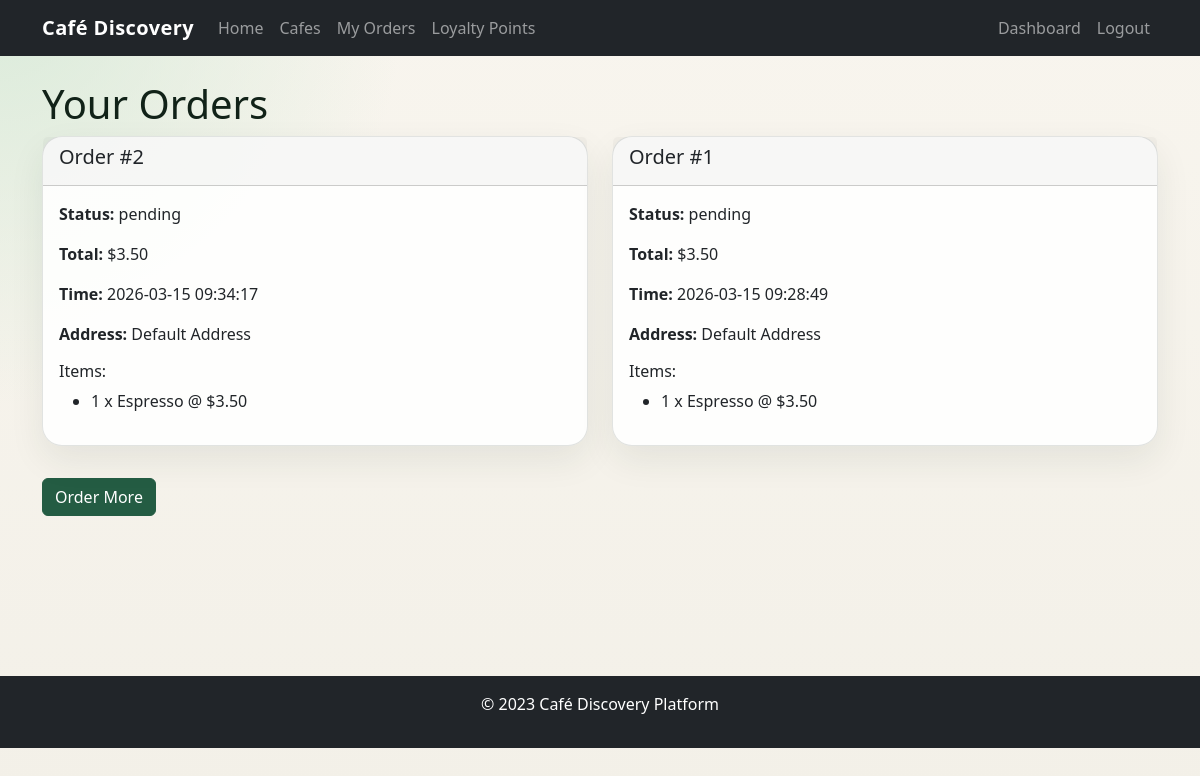
The page /orders on the database as committed earlier.
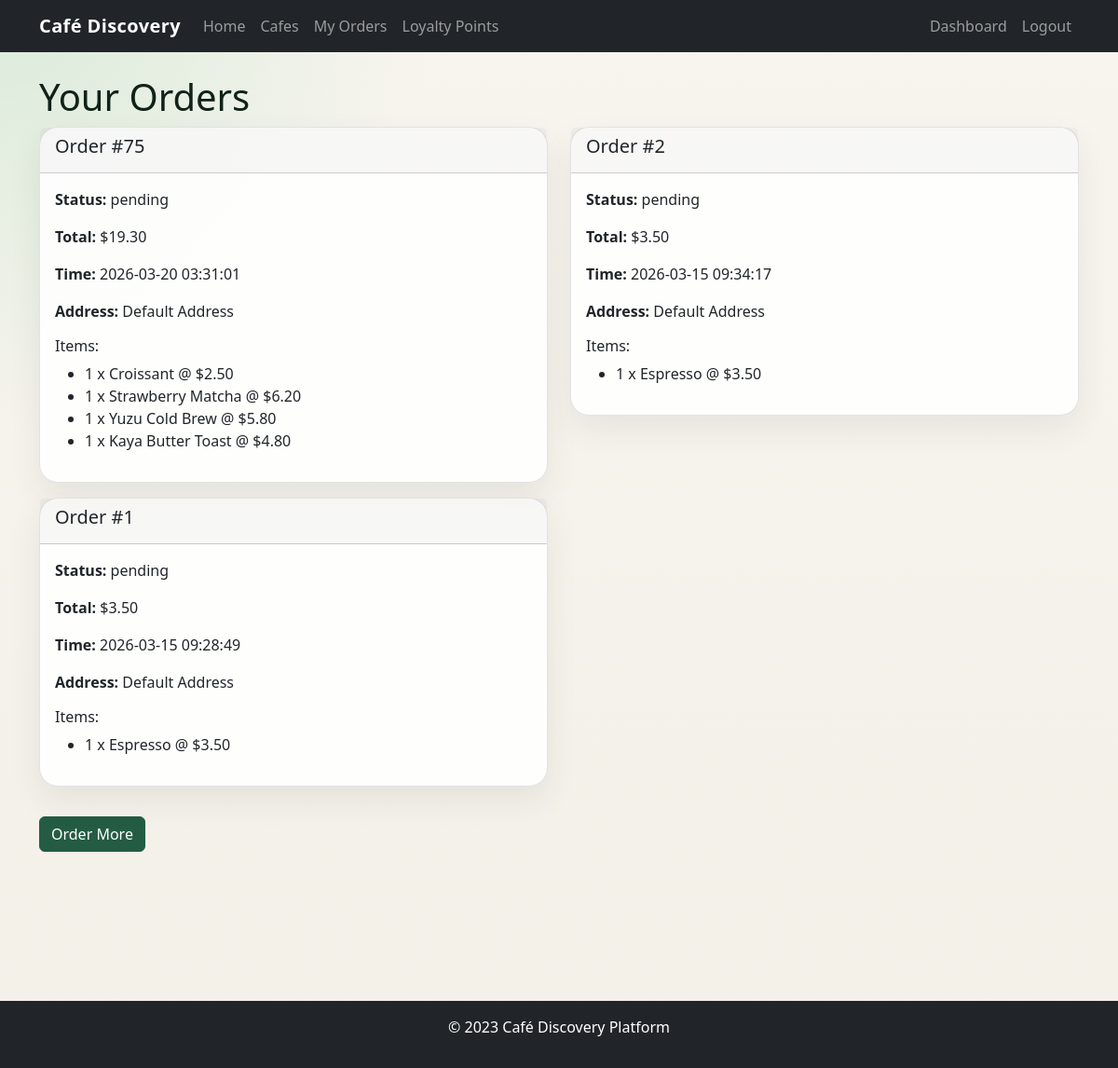
The same page on the database as committed later.
### app/models/order.py (models this page shows)
class Order(Base):
    __tablename__ = "orders"
    id = Column(Integer, primary_key=True, index=True)
    customer_id = Column(Integer, ForeignKey("users.id"))
    cafe_id = Column(Integer, ForeignKey("cafes.id"))
    total_amount = Column(Float)
    status = Column(String, default="pending")  # pending, confirmed, preparing, ready, delivered
    order_time = Column(DateTime(timezone=True), server_default=func.now())
    delivery_address = Column(Text)
    notes = Column(Text, nullable=True)
    customer = relationship("User")
    cafe = relationship("Cafe", back_populates="orders")
    items = relationship("OrderItem", back_populates="order")

class OrderItem(Base):
    __tablename__ = "order_items"
    id = Column(Integer, primary_key=True, index=True)
    order_id = Column(Integer, ForeignKey("orders.id"))
    menu_item_id = Column(Integer, ForeignKey("menu_items.id"))
    quantity = Column(Integer)
    price = Column(Float)  # price at time of order
    order = relationship("Order", back_populates="items")
    menu_item = relationship("MenuItem")

### app/models/menu_item.py (models this page shows)
class MenuItem(Base):
    __tablename__ = "menu_items"
    id = Column(Integer, primary_key=True, index=True)
    cafe_id = Column(Integer, ForeignKey("cafes.id"))
    name = Column(String, index=True)
    description = Column(Text)
    price = Column(Float)
    category = Column(String)  # e.g., drink, food
    is_available = Column(Boolean, default=True)
    image_url = Column(String, nullable=True)
    cafe = relationship("Cafe", back_populates="menu_items")

### main.py (the view)
@app.get("/orders", response_class=HTMLResponse)
async def user_orders(request: Request, current_user: User = Depends(get_current_user_optional), db: Session = Depends(get_db)):
    if not current_user:
        return RedirectResponse(url="/login", status_code=302)
    query = db.query(Order).options(
        joinedload(Order.items).joinedload(OrderItem.menu_item),
        joinedload(Order.customer),
        joinedload(Order.cafe),
    )
    if current_user.role == "vendor":
        cafe_ids = [cafe.id for cafe in db.query(Cafe).filter(Cafe.vendor_id == current_user.id).all()]
        orders = query.filter(Order.cafe_id.in_(cafe_ids)).order_by(Order.order_time.desc()).all() if cafe_ids else []
    else:
        orders = query.filter(Order.customer_id == current_user.id).order_by(Order.order_time.desc()).all()
    points_balance = db.query(func.sum(Point.amount)).filter(Point.user_id == current_user.id).scalar() or 0
    order_analytics = build_order_analytics(orders)
    return templates.TemplateResponse(
        "orders.html",
        {
            "request": request,
            "orders": orders,
            "current_user": current_user,
            "points_balance": points_balance,
            "order_analytics": order_analytics,
        },
    )

### app/templates/orders.html (shortened to what this page needs)
{% extends "base.html" %}
{% block content %}
<h1>{% if current_user.role == 'vendor' %}Vendor Orders{% else %}Your Orders{% endif %}</h1>
{% if orders %}
<div class="row">
    {% for order in orders %}
    <div class="col-md-6">
        <div class="card">
            <div class="card-header">
                <h5>Order #{{ order.id }}</h5>
            </div>
            <div class="card-body">
                <p><strong>Status:</strong> {{ order.status }}</p>
                <p><strong>Total:</strong> ${{ "%.2f"|format(order.total_amount) }}</p>
                <p><strong>Time:</strong> {{ order.order_time }}</p>
                <p><strong>Address:</strong> {{ order.delivery_address }}</p>
                <h6>Items:</h6>
                <ul>
                    {% for item in order.items %}
                    <li>{{ item.quantity }} x {{ item.menu_item.name }} @ ${{ "%.2f"|format(item.price) }}</li>
                    {% endfor %}
                </ul>
            </div>
        </div>
    </div>
    {% endfor %}
</div>
{% else %}
<p>{% if current_user.role == 'vendor' %}No customer orders have been placed for your stalls yet.{% else %}You have no orders yet.{% endif %}</p>
{% endif %}
<div class="mt-3">
    {% if current_user.role == 'vendor' %}
    <a href="/dashboard" class="btn btn-primary">Back to Dashboard</a>
    {% else %}
    <a href="/cafes" class="btn btn-primary">Order More</a>
    {% endif %}
</div>
{% endblock %}

### app/templates/base.html (shortened to what this page needs)
<!DOCTYPE html>
<html lang="en">
<head>
    <link href="https://cdn.jsdelivr.net/npm/bootstrap@5.3.0/dist/css/bootstrap.min.css" rel="stylesheet">
    <link rel="stylesheet" href="{{ url_for('static', path='css/style.css') }}">
</head>
<body>
    <nav class="navbar navbar-expand-lg navbar-dark bg-dark">
        <div class="container">
            <a class="navbar-brand" href="/">Café Discovery</a>
            <div class="collapse navbar-collapse" id="navbarNav">
                <ul class="navbar-nav me-auto">
                    <li class="nav-item"><a class="nav-link" href="/">Home</a></li>
                    {% if current_user %}
                    <li class="nav-item"><a class="nav-link" href="/cafes">Cafes</a></li>
                    {% if current_user.role == 'customer' %}
                    <li class="nav-item"><a class="nav-link" href="/orders">My Orders</a></li>
                    <li class="nav-item"><a class="nav-link" href="/loyalty">Loyalty Points</a></li>
                    {% else %}
                    <li class="nav-item"><a class="nav-link" href="/orders">Orders</a></li>
                    {% endif %}
                    {% endif %}
                </ul>
                <ul class="navbar-nav">
                    {% if current_user %}
                        <li class="nav-item"><a class="nav-link" href="/dashboard">Dashboard</a></li>
                        <li class="nav-item"><a class="nav-link" href="/logout">Logout</a></li>
                    {% else %}
                        <li class="nav-item"><a class="nav-link" href="/login">Login</a></li>
                    {% endif %}
                </ul>
            </div>
        </div>
    </nav>
    <main class="container mt-4">
        {% block content %}{% endblock %}
    </main>
    <footer class="bg-dark text-white text-center py-3 mt-5">
        <p>&copy; 2023 Café Discovery Platform</p>
    </footer>
</body>
</html>

### app/static/css/style.css (style rules this page uses)
:root { --brand-ink: #112218; --brand-green: #245c43; --brand-green-dark: #163f2d; --brand-mint: #d7ead8; --brand-cream: #f6f3ea; --brand-sand: #ece3d0; --brand-line: rgba(17, 34, 24, 0.12); }
body { background: radial-gradient(circle at top left, rgba(215, 234, 216, 0.9), transparent 28%), linear-gradient(180deg, #f8f5ee 0%, #f3f0e8 100%); color: var(--brand-ink); min-height: 100vh; }
.navbar-brand { font-weight: 700; letter-spacing: 0.02em; }
.card, .dashboard-card { margin-bottom: 1rem; border: 1px solid var(--brand-line); border-radius: 1.25rem; box-shadow: 0 14px 35px rgba(28, 45, 34, 0.08); }
.card { background: rgba(255, 255, 255, 0.88); }
.btn-primary { background-color: var(--brand-green); border-color: var(--brand-green); }
main.container { padding-bottom: 7rem; }
footer { width: 100%; }

Rows that differ between the two databases and show on the page:
added Order: id "75", status "pending", total_amount "19.30", order_time "2026-03-20 03:31:01", delivery_address "Default Address"
added OrderItem: quantity "1", menu_item.name "Croissant", price "2.50", shown under "75"
added OrderItem: quantity "1", menu_item.name "Strawberry Matcha", price "6.20", shown under "75"
added OrderItem: quantity "1", menu_item.name "Yuzu Cold Brew", price "5.80", shown under "75"
added OrderItem: quantity "1", menu_item.name "Kaya Butter Toast", price "4.80", shown under "75"
